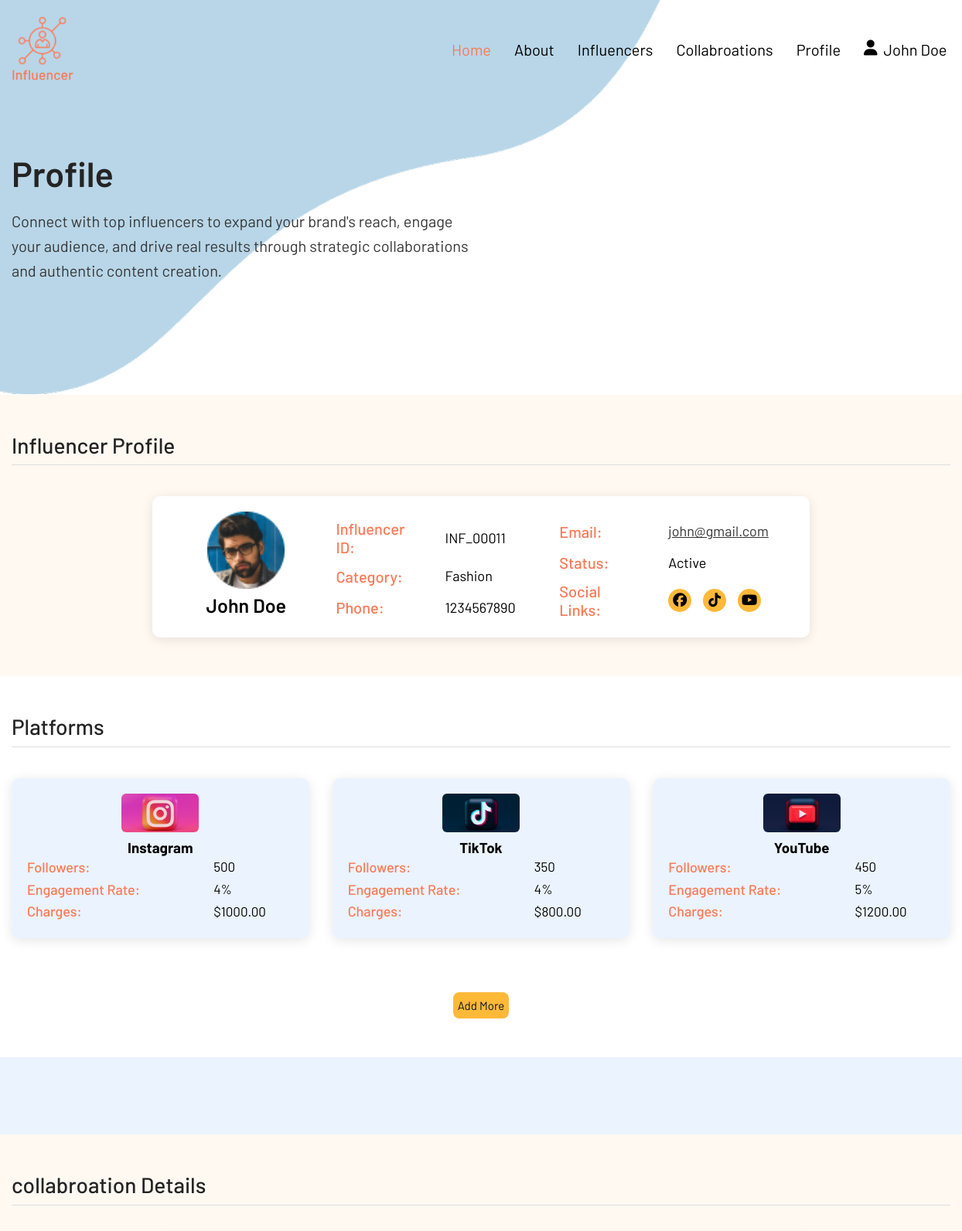
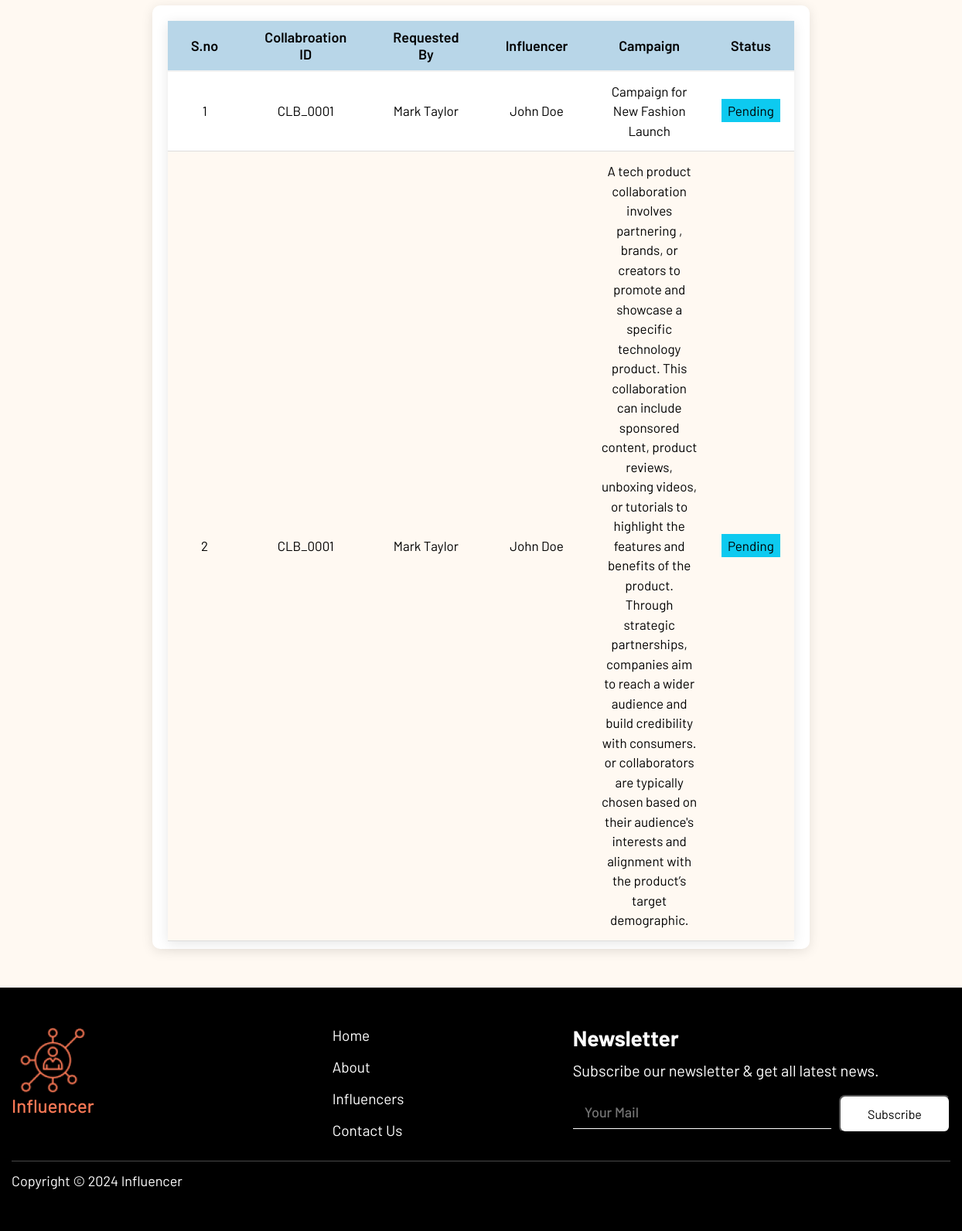
The app's page /profile.php (signed in) with its own data (2 pictures, top to bottom).
### tables this page shows
CREATE TABLE `influencer` (
  `id` int(11) NOT NULL,
  `user_id` int(11) NOT NULL,
  `category_id` int(11) NOT NULL,
  `profile_img` varchar(255) NOT NULL
);

CREATE TABLE `users` (
  `id` int(11) NOT NULL,
  `company_id` int(11) DEFAULT NULL,
  `firstname` varchar(40) NOT NULL,
  `lastname` varchar(40) NOT NULL,
  `email` varchar(100) NOT NULL,
  `phone` varchar(15) NOT NULL,
  `role_type` enum('Admin','Manager','Influencer') NOT NULL,
  `is_active` tinyint(4) NOT NULL,
  `password` varchar(255) NOT NULL,
  `joined_at` timestamp NOT NULL DEFAULT current_timestamp()
);

CREATE TABLE `categories` (
  `id` int(11) NOT NULL,
  `category_name` varchar(100) NOT NULL,
  `description` text NOT NULL,
  `is_active` tinyint(4) NOT NULL
);

CREATE TABLE `influencer_social_link` (
  `id` int(11) NOT NULL,
  `influencer_id` int(11) NOT NULL,
  `platform_id` int(11) NOT NULL,
  `platform_link` varchar(255) NOT NULL,
  `total_followers` int(11) NOT NULL,
  `engagement_rate` int(11) NOT NULL,
  `price` decimal(10,2) NOT NULL
);

CREATE TABLE `social_platform` (
  `id` int(11) NOT NULL,
  `platform_name` varchar(100) NOT NULL,
  `platform_image` varchar(255) NOT NULL,
  `is_active` tinyint(4) NOT NULL,
  `created_at` timestamp NOT NULL DEFAULT current_timestamp()
);

### function/common_function.php (called while the page is built, shortened)
<?php
include_once('database_connection.php');
function get_influencer_details_by_id($infID)
{
    global $connection;
    $details = [];
    $sql = $connection->prepare('SELECT i.`id` AS `inf_id`, i.*, u.*, c.* FROM `influencer`i
    INNER JOIN `users`u ON i.`user_id`=u.`id`
    JOIN `categories`c ON c.`id`=i.`category_id`  WHERE i.id=?');
    $sql->bind_param("i", $infID);
    $sql->execute();
    $results = $sql->get_result();
    if ($results->num_rows > 0) {
        while ($data = $results->fetch_assoc()) {
            $details = $data;
        }
    }
    return $details;
}
function get_influencer_social_links($infID)
{
    global $connection;
    $links = [];
    $sql = $connection->prepare("SELECT * FROM `influencer_social_link`isl
    INNER JOIN `social_platform`sp ON sp.`id`=isl.`platform_id`WHERE `influencer_id`=?");
    $sql->bind_param("i", $infID);
    $sql->execute();
    $results = $sql->get_result();
    if ($results->num_rows > 0) {
        while ($data = $results->fetch_assoc()) {
            $links[] = $data;
        }
    }
    return $links;
}
function fetch_all_collabroation_request($manID = null, $infID = null)
{
    global $connection;
    $collabroations = [];
    if ($manID != null) {
        $sql = $connection->prepare('SELECT u.`firstname` AS `user_firstname`,u.`lastname` AS `user_lastname`,
        iu.`firstname` AS `inf_firstname`,iu.`lastname` AS `inf_lastname`,cr.id AS `collab_id`,cr.*,sp.* FROM `collaboration_requests`cr
        INNER JOIN `social_platform` sp ON sp.`id`=cr.`platform_id`
         INNER JOIN `users`u ON cr.`user_id`=u.`id` JOIN `influencer`i ON cr.`influencer_id`=i.`id`
         JOIN `users`iu ON i.`user_id`=iu.`id` WHERE cr.`user_id`=?');
         $sql->bind_param('i',$manID);
    } else if ($infID != null) {
        $sql = $connection->prepare('SELECT u.`firstname` AS `user_firstname`,u.`lastname` AS `user_lastname`,
        iu.`firstname` AS `inf_firstname`,iu.`lastname` AS `inf_lastname`,cr.id AS `collab_id`,cr.*,sp.* FROM `collaboration_requests`cr
        INNER JOIN `social_platform` sp ON sp.`id`=cr.`platform_id`
        INNER JOIN `users`u ON cr.`user_id`=u.`id` JOIN `influencer`i ON cr.`influencer_id`=i.`id`
        JOIN `users`iu ON i.`user_id`=iu.`id` WHERE `influencer_id`=?');
        $sql->bind_param('i',$infID);
    }
    $sql->execute();
    $results = $sql->get_result();
    if ($results->num_rows > 0) {
        while ($data = $results->fetch_assoc()) {
            $collabroations[] = $data;
        }
    }
    return $collabroations;
}

### profile.php (the view, shortened to what this page needs)
<?php include_once('function/common_function.php');
$Manager = $_SESSION['Manager'] ?? null;
$Influencer = $_SESSION['Influencer'] ?? null;
if ($Manager != null) {
    $comID = $Manager['company_id'];
    $comDetails = get_company_details_by_id($comID);
    $collabroations = fetch_all_collabroation_request($comDetails['user_id'], null);
    $profilename='Manager';
} else {
    $infID = $Influencer['requested_by'];
    $infDetails = get_influencer_details_by_id($infID);
    $links = get_influencer_social_links($infID);
    $collabroations = fetch_all_collabroation_request(null, $infID);
    $profilename='Influencer';
}
?>
<!DOCTYPE html>
<html lang="en">
<?php include_once('partials/head.php')  ?>
<body>
    <?php include_once('partials/header.php')  ?>
    <section class="home_1 list">
        <div class="container">
            <div class="row">
                <div class="col6">
                    <div class="home-left">
                        <h1>Profile</h1>
                        <p>Connect with top influencers to expand your brand's reach, engage your audience, and drive
                            real results through strategic collaborations and authentic content creation. </p>
                    </div>
                </div>
            </div>
        </div>
    </section>
    <section class="influencer-detail">
        <div class="container">
            <div class="heading">
                <h2><?=$profilename.' Profile' ?></h2>
            </div>
            <div class="influencer-info">
                <?php if ($Influencer != null) { ?>
                    <div class="col3">
                        <ul>
                            <li >
                                <strong><img src="assets/img/inf_img/<?= $infDetails['profile_img'] ?>" alt="<?= $infDetails['firstname'] . ' ' . $infDetails['lastname'] ?>" width="100px" ; height="100px" ;></strong>
                                <p><?= $infDetails['firstname'] . ' ' . $infDetails['lastname'] ?></p>
                            </li>
                        </ul>
                    </div>
                    <div class="col9">
                        <ul>
                            <div class="left">
                                <li>
                                    <strong>Influencer ID:</strong>
                                    <p><?= 'INF_000' . $infID ?></p>
                                </li>
                                <li>
                                    <strong>Category:</strong>
                                    <p><?= $infDetails['category_name'] ?></p>
                                </li>
                                <li>
                                    <strong>Phone:</strong>
                                    <p><?= $infDetails['phone'] ?></p>
                                </li>
                            </div>
                            <div class="left">
                                <li>
                                    <strong>Email:</strong>
                                    <p><a href="mailto:john@gmail.com"><?= $infDetails['email'] ?></a></p>
                                </li>
                                <li>
                                    <strong>Status:</strong>
                                    <p><?php echo $infDetails['is_active'] ? 'Active' : 'Inactive'; ?></p>
                                </li>
                                <li>
                                    <strong>Social Links:</strong>
                                    <p class="social-links"><i class="fa-brands fa-facebook"></i> <i
                                            class="fa-brands fa-tiktok"></i><i class="fa-brands fa-youtube"></i> </p>
                                </li>
                            </div>
                        </ul>
                    </div>
                <?php } ?>
            </div>
        </div>
    </section>
    <?php if ($Influencer != null) { ?>
        <section class="platform-div">
            <div class="container">
                <div class="heading">
                    <h2>Platforms</h2>
                </div>
                <div class="row">
                    <?php foreach ($links as $link) {  ?>
                        <div class="col4">
                            <div class="platform">
                                <img src="assets/img/<?= $link['platform_image'] ?>" alt="<?= $link['platform_name'] ?>" title="<?= $link['platform_name'] ?>">
                                <h3><?= $link['platform_name'] ?></h3>
                                <ul>
                                    <li><strong>Followers:</strong>
                                        <p><?= $link['total_followers'] ?></p>
                                    </li>
                                    <li> <strong>Engagement Rate:</strong>
                                        <p><?= $link['engagement_rate'] ?>%</p>
                                    </li>
                                    <li> <strong>Charges:</strong>
                                        <p>$<?= $link['price'] ?></p>
                                    </li>
                                </ul>
                            </div>
                        </div>
                    <?php }  ?>
                </div>
                <div style="width:100%; text-align:center;">
                    <button class="btn" id="addMoreBtn">Add More</button>
                </div>
            </div>
        </section>
    <?php } ?>
    <section class="profile-form">
    </section>
    <section class="influencer-detail">
        <div class="container">
            <div class="heading">
                <h2> collabroation Details</h2>
            </div>
            <div class="influencer-info">
                <table>
                    <thead>
                        <tr>
                            <th>S.no</th>
                            <th>Collabroation ID</th>
                            <th>Requested By</th>
                            <th>Influencer</th>
                            <th>Campaign</th>
                            <th>Status</th>
                        </tr>
                    </thead>
                    <tbody>
                        <?php $sn = 1;
                        foreach ($collabroations as $collabroation) { ?>
                            <tr>
                                <td><?= $sn++ ?></td>
                                <td>CLB_000<?= $collabroation['id'] ?></td>
                                <td><?= $collabroation['user_firstname'] . ' ' . $collabroation['user_lastname'] ?></td>
                                <td><?= $collabroation['inf_firstname'] . ' ' . $collabroation['inf_lastname'] ?></td>
                                <td><?= $collabroation['campaign_details'] ?></td>
                                <td><span
                                        class="badge badge-<?php if ($collabroation['status'] == 'Pending') {
                                                                echo 'primary';
                                                            } else if ($collabroation['status'] == 'Accepted') {
                                                                echo 'success';
                                                            } else {
                                                                echo 'danger';
                                                            } ?>"><?= $collabroation['status'] ?></span>
                                </td>
                            </tr>
                        <?php }  ?>
                    </tbody>
                </table>
            </div>
        </div>
    </section>
    <?php include_once('partials/footer.php')  ?>
</body>
</html>

### partials/header.php (shortened to what this page needs)
<?php
include_once('function/user_function.php');
$Manager = $_SESSION['Manager'] ?? null;
$Influencer = $_SESSION['Influencer'] ?? null;
if($Manager != null){
    $role = 'Manager';
}else if($Influencer != null){
    $role = 'Influencer';
}
?>
<header>
    <div class="container">
        <div class="header-wrap">
            <div class="header-left">
                <div class="logo">
                    <a href="Index"><img src="assets/img/logo.png" alt="logo" title="logo"></a>
                </div>
            </div>
            <div class="header-links">
                <ul>
                    <li>
                        <a class="active" href="Index">Home</a>
                    </li>
                    <li>
                        <a href="About">About</a>
                    </li>
                    <li>
                        <a href="Influencers">Influencers</a>
                    </li>
                    <li>
                        <a href="Collabroations">Collabroations</a>
                    </li>
                    <li>
                        <a href="Profile">Profile</a>
                    </li>
                    <?php if ($Manager != null  || $Influencer != null) { ?>
                        <li>
                            <?php if ($Manager) { ?>
                                <a href="?logout=<?=urlencode(base64_encode(true)).'&role='.urlencode(base64_encode($role))  ?>" onclick="return confirm('Are you sure you want to logout?')"><span style="display: flex;width: 150px;"><i class="fa fa-user-tie"></i> <?= $Manager['firstname'] . ' ' . $Manager['lastname'] ?></span></a>
                            <?php } else { ?>
                                <a href="?logout=<?=urlencode(base64_encode(true)).'&role='.urlencode(base64_encode($role))  ?>"><span style="display: flex;width: 150px;"><i class="fa fa-user"></i> <?= $Influencer['firstname'] . ' ' . $Influencer['lastname'] ?></span></a>
                            <?php } ?>
                        </li>
                    <?php } ?>
        </div>
    </div>
</header>

### records on screen
influencer: user.firstname "John", user.lastname "Doe", profile_img (picture), category.category_name "Fashion", user.phone "1234567890", user.email "john@gmail.com"
influencer_social_link: platform.platform_image (picture), platform.platform_name "Instagram", total_followers "500", engagement_rate "4", price "1000.00"
influencer_social_link: platform.platform_image (picture), platform.platform_name "TikTok", total_followers "350", engagement_rate "4", price "800.00"
influencer_social_link: platform.platform_image (picture), platform.platform_name "YouTube", total_followers "450", engagement_rate "5", price "1200.00"

### other values on screen
$profilename "Influencer"
$infID "11"
$collabroation['id'] "1"
$collabroation['user_firstname'] "Mark"
$collabroation['user_lastname'] "Taylor"
$collabroation['inf_firstname'] "John"
$collabroation['inf_lastname'] "Doe"
$collabroation['campaign_details'] "Campaign for New Fashion Launch"
$collabroation['status'] "Pending"
